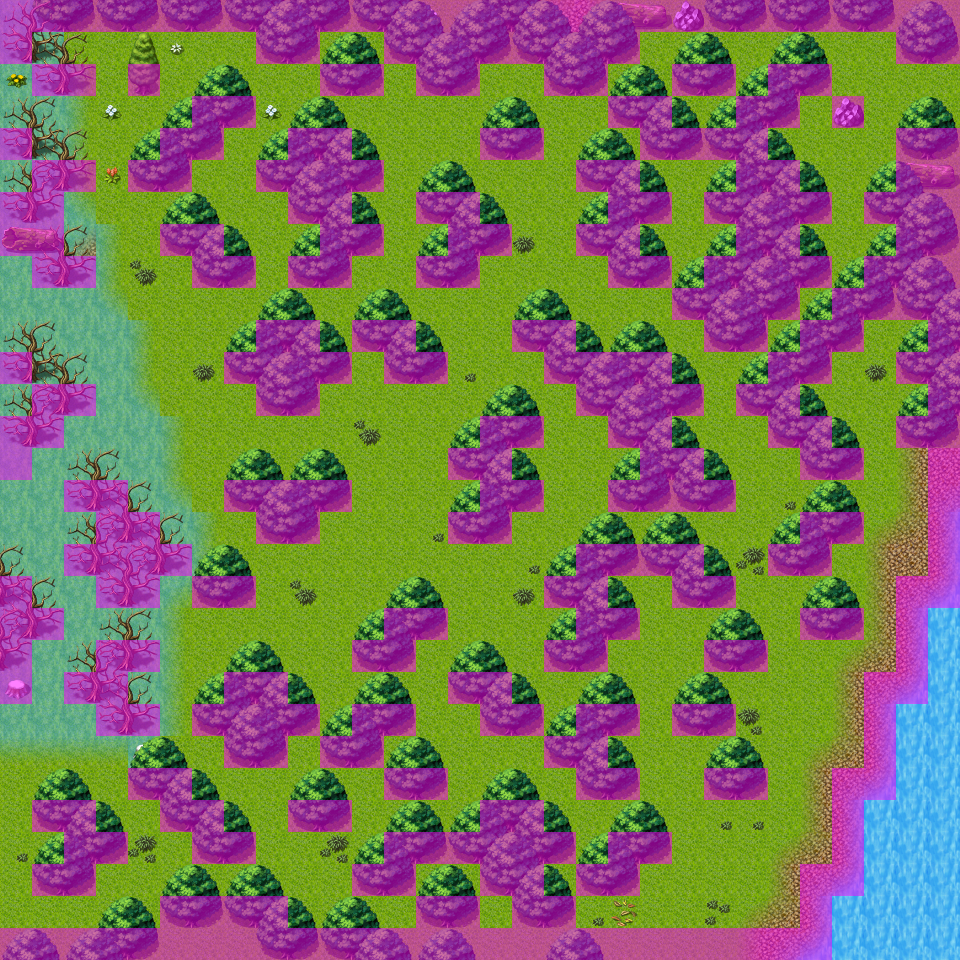

A 2D game scene composited from a Tiled map and its tileset images. What follows is a short description and the map's XML, with each tile layer's data collapsed to a summary:
An orthogonal 30x30 tile map with 32x32 px tiles, 7 tile layers (Base, Ground, Objects, Above, ...), 1 hidden layer not drawn, 61 tilesets and 19 objects (14x replace, 3x mapchange, script, spawn).

<map version="1.5" tiledversion="1.7.2" orientation="orthogonal" renderorder="right-down" width="30" height="30" tilewidth="32" tileheight="32" infinite="0" nextlayerid="14" nextobjectid="24">
 <properties>
  <property name="outdoors" value="1" />
 </properties>
 <tileset firstgid="1" name="map_bed_1" tilewidth="32" tileheight="32" tilecount="128" columns="16">
  <image source="../drawable/map_bed_1.png" width="512" height="256" />
 </tileset>
 <tileset firstgid="129" name="map_border_1" tilewidth="32" tileheight="32" tilecount="128" columns="16">
  <image source="../drawable/map_border_1.png" width="512" height="256" />
 </tileset>
 <tileset firstgid="257" name="map_bridge_1" tilewidth="32" tileheight="32" tilecount="128" columns="16">
  <image source="../drawable/map_bridge_1.png" width="512" height="256" />
 </tileset>
 <tileset firstgid="385" name="map_bridge_2" tilewidth="32" tileheight="32" tilecount="128" columns="16">
  <image source="../drawable/map_bridge_2.png" width="512" height="256" />
 </tileset>
 <tileset firstgid="513" name="map_broken_1" tilewidth="32" tileheight="32" tilecount="128" columns="16">
  <image source="../drawable/map_broken_1.png" width="512" height="256" />
 </tileset>
 <tileset firstgid="641" name="map_cavewall_1" tilewidth="32" tileheight="32" tilecount="108" columns="18">
  <image source="../drawable/map_cavewall_1.png" width="576" height="192" />
 </tileset>
 <tileset firstgid="749" name="map_cavewall_2" tilewidth="32" tileheight="32" tilecount="108" columns="18">
  <image source="../drawable/map_cavewall_2.png" width="576" height="192" />
 </tileset>
 <tileset firstgid="857" name="map_cavewall_3" tilewidth="32" tileheight="32" tilecount="108" columns="18">
  <image source="../drawable/map_cavewall_3.png" width="576" height="192" />
 </tileset>
 <tileset firstgid="965" name="map_cavewall_4" tilewidth="32" tileheight="32" tilecount="108" columns="18">
  <image source="../drawable/map_cavewall_4.png" width="576" height="192" />
 </tileset>
 <tileset firstgid="1073" name="map_chair_table_1" tilewidth="32" tileheight="32" tilecount="128" columns="16">
  <image source="../drawable/map_chair_table_1.png" width="512" height="256" />
 </tileset>
 <tileset firstgid="1201" name="map_chair_table_2" tilewidth="32" tileheight="32" tilecount="128" columns="16">
  <image source="../drawable/map_chair_table_2.png" width="512" height="256" />
 </tileset>
 <tileset firstgid="1329" name="map_crate_1" tilewidth="32" tileheight="32" tilecount="128" columns="16">
  <image source="../drawable/map_crate_1.png" width="512" height="256" />
 </tileset>
 <tileset firstgid="1457" name="map_cupboard_1" tilewidth="32" tileheight="32" tilecount="128" columns="16">
  <image source="../drawable/map_cupboard_1.png" width="512" height="256" />
 </tileset>
 <tileset firstgid="1585" name="map_curtain_1" tilewidth="32" tileheight="32" tilecount="128" columns="16">
  <image source="../drawable/map_curtain_1.png" width="512" height="256" />
 </tileset>
 <tileset firstgid="1713" name="map_entrance_1" tilewidth="32" tileheight="32" tilecount="128" columns="16">
  <image source="../drawable/map_entrance_1.png" width="512" height="256" />
 </tileset>
 <tileset firstgid="1841" name="map_entrance_2" tilewidth="32" tileheight="32" tilecount="128" columns="16">
  <image source="../drawable/map_entrance_2.png" width="512" height="256" />
 </tileset>
 <tileset firstgid="1969" name="map_fence_1" tilewidth="32" tileheight="32" tilecount="128" columns="16">
  <image source="../drawable/map_fence_1.png" width="512" height="256" />
 </tileset>
 <tileset firstgid="2097" name="map_fence_2" tilewidth="32" tileheight="32" tilecount="128" columns="16">
  <image source="../drawable/map_fence_2.png" width="512" height="256" />
 </tileset>
 <tileset firstgid="2225" name="map_fence_3" tilewidth="32" tileheight="32" tilecount="128" columns="16">
  <image source="../drawable/map_fence_3.png" width="512" height="256" />
 </tileset>
 <tileset firstgid="2353" name="map_fence_4" tilewidth="32" tileheight="32" tilecount="128" columns="16">
  <image source="../drawable/map_fence_4.png" width="512" height="256" />
 </tileset>
 <tileset firstgid="2481" name="map_ground_1" tilewidth="32" tileheight="32" tilecount="128" columns="16">
  <image source="../drawable/map_ground_1.png" width="512" height="256" />
 </tileset>
 <tileset firstgid="2609" name="map_ground_2" tilewidth="32" tileheight="32" tilecount="128" columns="16">
  <image source="../drawable/map_ground_2.png" width="512" height="256" />
 </tileset>
 <tileset firstgid="2737" name="map_ground_3" tilewidth="32" tileheight="32" tilecount="128" columns="16">
  <image source="../drawable/map_ground_3.png" width="512" height="256" />
 </tileset>
 <tileset firstgid="2865" name="map_ground_4" tilewidth="32" tileheight="32" tilecount="128" columns="16">
  <image source="../drawable/map_ground_4.png" width="512" height="256" />
 </tileset>
 <tileset firstgid="2993" name="map_ground_5" tilewidth="32" tileheight="32" tilecount="128" columns="16">
  <image source="../drawable/map_ground_5.png" width="512" height="256" />
 </tileset>
 <tileset firstgid="3121" name="map_ground_6" tilewidth="32" tileheight="32" tilecount="128" columns="16">
  <image source="../drawable/map_ground_6.png" width="512" height="256" />
 </tileset>
 <tileset firstgid="3249" name="map_ground_7" tilewidth="32" tileheight="32" tilecount="128" columns="16">
  <image source="../drawable/map_ground_7.png" width="512" height="256" />
 </tileset>
 <tileset firstgid="3377" name="map_ground_8" tilewidth="32" tileheight="32" tilecount="128" columns="16">
  <image source="../drawable/map_ground_8.png" width="512" height="256" />
 </tileset>
 <tileset firstgid="3505" name="map_house_1" tilewidth="32" tileheight="32" tilecount="128" columns="16">
  <image source="../drawable/map_house_1.png" width="512" height="256" />
 </tileset>
 <tileset firstgid="3633" name="map_house_2" tilewidth="32" tileheight="32" tilecount="128" columns="16">
  <image source="../drawable/map_house_2.png" width="512" height="256" />
 </tileset>
 <tileset firstgid="3761" name="map_indoor_1" tilewidth="32" tileheight="32" tilecount="128" columns="16">
  <image source="../drawable/map_indoor_1.png" width="512" height="256" />
 </tileset>
 <tileset firstgid="3889" name="map_indoor_2" tilewidth="32" tileheight="32" tilecount="128" columns="16">
  <image source="../drawable/map_indoor_2.png" width="512" height="256" />
 </tileset>
 <tileset firstgid="4017" name="map_kitchen_1" tilewidth="32" tileheight="32" tilecount="128" columns="16">
  <image source="../drawable/map_kitchen_1.png" width="512" height="256" />
 </tileset>
 <tileset firstgid="4145" name="map_outdoor_1" tilewidth="32" tileheight="32" tilecount="128" columns="16">
  <image source="../drawable/map_outdoor_1.png" width="512" height="256" />
 </tileset>
 <tileset firstgid="4273" name="map_pillar_1" tilewidth="32" tileheight="32" tilecount="128" columns="16">
  <image source="../drawable/map_pillar_1.png" width="512" height="256" />
 </tileset>
 <tileset firstgid="4401" name="map_pillar_2" tilewidth="32" tileheight="32" tilecount="128" columns="16">
  <image source="../drawable/map_pillar_2.png" width="512" height="256" />
 </tileset>
 <tileset firstgid="4529" name="map_plant_1" tilewidth="32" tileheight="32" tilecount="128" columns="16">
  <image source="../drawable/map_plant_1.png" width="512" height="256" />
 </tileset>
 <tileset firstgid="4657" name="map_plant_2" tilewidth="32" tileheight="32" tilecount="128" columns="16">
  <image source="../drawable/map_plant_2.png" width="512" height="256" />
 </tileset>
 <tileset firstgid="4785" name="map_rock_1" tilewidth="32" tileheight="32" tilecount="128" columns="16">
  <image source="../drawable/map_rock_1.png" width="512" height="256" />
 </tileset>
 <tileset firstgid="4913" name="map_rock_2" tilewidth="32" tileheight="32" tilecount="128" columns="16">
  <image source="../drawable/map_rock_2.png" width="512" height="256" />
 </tileset>
 <tileset firstgid="5041" name="map_roof_1" tilewidth="32" tileheight="32" tilecount="128" columns="16">
  <image source="../drawable/map_roof_1.png" width="512" height="256" />
 </tileset>
 <tileset firstgid="5169" name="map_roof_2" tilewidth="32" tileheight="32" tilecount="128" columns="16">
  <image source="../drawable/map_roof_2.png" width="512" height="256" />
 </tileset>
 <tileset firstgid="5297" name="map_roof_3" tilewidth="32" tileheight="32" tilecount="128" columns="16">
  <image source="../drawable/map_roof_3.png" width="512" height="256" />
 </tileset>
 <tileset firstgid="5425" name="map_shop_1" tilewidth="32" tileheight="32" tilecount="128" columns="16">
  <image source="../drawable/map_shop_1.png" width="512" height="256" />
 </tileset>
 <tileset firstgid="5553" name="map_sign_ladder_1" tilewidth="32" tileheight="32" tilecount="128" columns="16">
  <image source="../drawable/map_sign_ladder_1.png" width="512" height="256" />
 </tileset>
 <tileset firstgid="5681" name="map_table_1" tilewidth="32" tileheight="32" tilecount="128" columns="16">
  <image source="../drawable/map_table_1.png" width="512" height="256" />
 </tileset>
 <tileset firstgid="5809" name="map_trail_1" tilewidth="32" tileheight="32" tilecount="128" columns="16">
  <image source="../drawable/map_trail_1.png" width="512" height="256" />
 </tileset>
 <tileset firstgid="5937" name="map_transition_1" tilewidth="32" tileheight="32" tilecount="128" columns="16">
  <image source="../drawable/map_transition_1.png" width="512" height="256" />
 </tileset>
 <tileset firstgid="6065" name="map_transition_2" tilewidth="32" tileheight="32" tilecount="128" columns="16">
  <image source="../drawable/map_transition_2.png" width="512" height="256" />
 </tileset>
 <tileset firstgid="6193" name="map_transition_3" tilewidth="32" tileheight="32" tilecount="128" columns="16">
  <image source="../drawable/map_transition_3.png" width="512" height="256" />
 </tileset>
 <tileset firstgid="6321" name="map_transition_4" tilewidth="32" tileheight="32" tilecount="128" columns="16">
  <image source="../drawable/map_transition_4.png" width="512" height="256" />
 </tileset>
 <tileset firstgid="6449" name="map_transition_5" tilewidth="32" tileheight="32" tilecount="128" columns="16">
  <image source="../drawable/map_transition_5.png" width="512" height="256" />
 </tileset>
 <tileset firstgid="6577" name="map_tree_1" tilewidth="32" tileheight="32" tilecount="128" columns="16">
  <image source="../drawable/map_tree_1.png" width="512" height="256" />
 </tileset>
 <tileset firstgid="6705" name="map_tree_2" tilewidth="32" tileheight="32" tilecount="128" columns="16">
  <image source="../drawable/map_tree_2.png" width="512" height="256" />
 </tileset>
 <tileset firstgid="6833" name="map_wall_1" tilewidth="32" tileheight="32" tilecount="128" columns="16">
  <image source="../drawable/map_wall_1.png" width="512" height="256" />
 </tileset>
 <tileset firstgid="6961" name="map_wall_2" tilewidth="32" tileheight="32" tilecount="120" columns="15">
  <image source="../drawable/map_wall_2.png" width="480" height="256" />
 </tileset>
 <tileset firstgid="7081" name="map_wall_3" tilewidth="32" tileheight="32" tilecount="120" columns="15">
  <image source="../drawable/map_wall_3.png" width="480" height="256" />
 </tileset>
 <tileset firstgid="7201" name="map_wall_4" tilewidth="32" tileheight="32" tilecount="120" columns="15">
  <image source="../drawable/map_wall_4.png" width="480" height="256" />
 </tileset>
 <tileset firstgid="7321" name="map_window_1" tilewidth="32" tileheight="32" tilecount="128" columns="16">
  <image source="../drawable/map_window_1.png" width="512" height="256" />
 </tileset>
 <tileset firstgid="7449" name="map_window_2" tilewidth="32" tileheight="32" tilecount="128" columns="16">
  <image source="../drawable/map_window_2.png" width="512" height="256" />
 </tileset>
 <tileset firstgid="7577" name="map_guynmart" tilewidth="32" tileheight="32" tilecount="128" columns="16">
  <image source="../drawable/map_guynmart.png" width="512" height="256" />
 </tileset>
 <layer id="9" name="Base" width="30" height="30">
  <data>[900 cells, 900 non-empty, 2 distinct tile ids]</data>
 </layer>
 <layer id="1" name="Ground" width="30" height="30">
  <data>[900 cells, 113 non-empty, 1 distinct tile ids]</data>
 </layer>
 <layer id="2" name="Objects" width="30" height="30">
  <data>[900 cells, 422 non-empty, 31 distinct tile ids]</data>
 </layer>
 <layer id="3" name="Above" width="30" height="30">
  <data>[900 cells, 307 non-empty, 6 distinct tile ids]</data>
 </layer>
 <layer id="10" name="Top" width="30" height="30">
  <data>[900 cells, 0 non-empty, 0 distinct tile ids]</data>
 </layer>
 <layer id="12" name="Top1" width="30" height="30" visible="0">
  <data>[900 cells, 523 non-empty, 13 distinct tile ids]</data>
 </layer>
 <layer id="11" name="Top0" width="30" height="30">
  <data>[900 cells, 0 non-empty, 0 distinct tile ids]</data>
 </layer>
 <layer id="4" name="Walkable" width="30" height="30">
  <data>[900 cells, 370 non-empty, 1 distinct tile ids]</data>
 </layer>
 <objectgroup id="5" name="Mapevents">
  <object id="1" name="east" type="mapchange" x="928" y="64" width="32" height="64">
   <properties>
    <property name="map" value="swamp1" />
    <property name="place" value="west" />
   </properties>
  </object>
  <object id="5" name="west1" type="mapchange" x="0" y="64" width="32" height="384">
   <properties>
    <property name="map" value="swamp3" />
    <property name="place" value="east" />
   </properties>
  </object>
  <object id="7" name="west2" type="mapchange" x="0" y="544" width="32" height="384">
   <properties>
    <property name="map" value="swamp4" />
    <property name="place" value="east1" />
   </properties>
  </object>
  <object id="18" name="feygard_fogmonster2_check" type="script" x="448" y="128" width="160" height="160">
   <properties>
    <property name="when" value="step" />
   </properties>
  </object>
 </objectgroup>
 <objectgroup id="6" name="Spawn" visible="0">
  <object id="6" name="feygard_fogmonster2" type="spawn" x="512" y="192" width="32" height="32">
   <properties>
    <property name="quantity" value="1" />
    <property name="spawngroup" value="feygard_fogmonster2" />
   </properties>
  </object>
 </objectgroup>
 <objectgroup id="8" name="Keys" visible="0" />
 <objectgroup id="13" name="Replace">
  <object id="16" name="swamp3b0" type="replace" x="256" y="512" width="160" height="448">
   <properties>
    <property name="Top" value="Top0" />
    <property name="requireId" value="feygard_fog" />
    <property name="requireType" value="questProgress" />
    <property name="requireValue" value="130" />
   </properties>
  </object>
  <object id="17" name="swamp3b" type="replace" x="256" y="512" width="160" height="448">
   <properties>
    <property name="Top" value="Top1" />
    <property name="requireId" value="feygard_fog" />
    <property name="requireNegation" value="true" />
    <property name="requireType" value="questProgress" />
    <property name="requireValue" value="130" />
   </properties>
  </object>
  <object id="11" name="swamp3a0" type="replace" x="0" y="288" width="256" height="672">
   <properties>
    <property name="Top" value="Top0" />
    <property name="requireId" value="feygard_fog" />
    <property name="requireType" value="questProgress" />
    <property name="requireValue" value="130" />
   </properties>
  </object>
  <object id="9" name="swamp3a" type="replace" x="0" y="288" width="256" height="672">
   <properties>
    <property name="Top" value="Top1" />
    <property name="requireId" value="feygard_fog" />
    <property name="requireNegation" value="true" />
    <property name="requireType" value="questProgress" />
    <property name="requireValue" value="130" />
   </properties>
  </object>
  <object id="14" name="swamp2c0" type="replace" x="416" y="512" width="544" height="96">
   <properties>
    <property name="Top" value="Top0" />
    <property name="requireId" value="feygard_fog" />
    <property name="requireType" value="questProgress" />
    <property name="requireValue" value="120" />
   </properties>
  </object>
  <object id="15" name="swamp2c" type="replace" x="416" y="512" width="544" height="96">
   <properties>
    <property name="Top" value="Top1" />
    <property name="requireId" value="feygard_fog" />
    <property name="requireNegation" value="true" />
    <property name="requireType" value="questProgress" />
    <property name="requireValue" value="120" />
   </properties>
  </object>
  <object id="12" name="swamp2b0" type="replace" x="256" y="288" width="704" height="224">
   <properties>
    <property name="Top" value="Top0" />
    <property name="requireId" value="feygard_fog" />
    <property name="requireType" value="questProgress" />
    <property name="requireValue" value="120" />
   </properties>
  </object>
  <object id="13" name="swamp2b" type="replace" x="256" y="288" width="704" height="224">
   <properties>
    <property name="Top" value="Top1" />
    <property name="requireId" value="feygard_fog" />
    <property name="requireNegation" value="true" />
    <property name="requireType" value="questProgress" />
    <property name="requireValue" value="120" />
   </properties>
  </object>
  <object id="10" name="swamp2a0" type="replace" x="0" y="0" width="960" height="288">
   <properties>
    <property name="Top" value="Top0" />
    <property name="requireId" value="feygard_fog" />
    <property name="requireType" value="questProgress" />
    <property name="requireValue" value="120" />
   </properties>
  </object>
  <object id="8" name="swamp2a" type="replace" x="0" y="0" width="960" height="288">
   <properties>
    <property name="Top" value="Top1" />
    <property name="requireId" value="feygard_fog" />
    <property name="requireNegation" value="true" />
    <property name="requireType" value="questProgress" />
    <property name="requireValue" value="120" />
   </properties>
  </object>
  <object id="20" name="swamp20" type="replace" x="736" y="800" width="32" height="32">
   <properties>
    <property name="Objects" value="Top0" />
    <property name="requireId" value="feygard_fog" />
    <property name="requireType" value="questProgress" />
    <property name="requireValue" value="120" />
   </properties>
  </object>
  <object id="21" name="swamp2" type="replace" x="704" y="800" width="32" height="32">
   <properties>
    <property name="Objects" value="Top0" />
    <property name="requireId" value="feygard_fog" />
    <property name="requireNegation" value="true" />
    <property name="requireType" value="questProgress" />
    <property name="requireValue" value="120" />
   </properties>
  </object>
  <object id="22" name="swamp30" type="replace" x="608" y="896" width="32" height="32">
   <properties>
    <property name="Objects" value="Top0" />
    <property name="requireId" value="feygard_fog" />
    <property name="requireType" value="questProgress" />
    <property name="requireValue" value="130" />
   </properties>
  </object>
  <object id="23" name="swamp3" type="replace" x="576" y="896" width="32" height="32">
   <properties>
    <property name="Objects" value="Top0" />
    <property name="requireId" value="feygard_fog" />
    <property name="requireNegation" value="true" />
    <property name="requireType" value="questProgress" />
    <property name="requireValue" value="130" />
   </properties>
  </object>
 </objectgroup>
</map>
